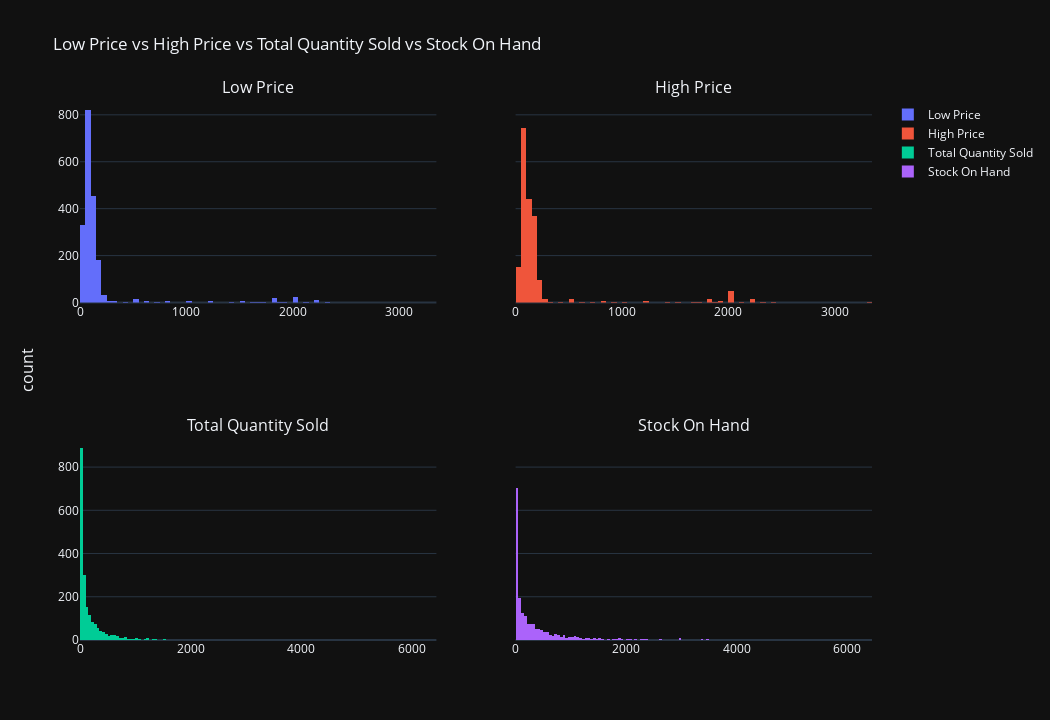

Notebook code for this chart:
### Code cell
#Make subplots for the features whose x axes has similiar ranges
fig = make_subplots(rows = 2, 
                    cols = 2, 
                    subplot_titles = ("Low Price", "High Price", "Total Quantity Sold", "Stock On Hand"), 
                    y_title = 'count', 
                   shared_yaxes = True,
                   shared_xaxes = 'rows')

#Adding 4 features into Histograms and updating the layout of the figure
fig.add_trace(go.Histogram(x = train['Low_Price'], 
                           name = 'Low Price'), 
              row = 1, 
              col = 1)

fig.add_trace(go.Histogram(x = train['High_Price'], 
                           name = 'High Price'), 
              row = 1, 
              col = 2)

fig.add_trace(go.Histogram(x = train['Total_Qty_Sold'], 
                           name = 'Total Quantity Sold'), 
              row = 2, 
              col = 1)

fig.add_trace(go.Histogram(x = train['Stock_On_Hand'], 
                           name = 'Stock On Hand'), 
              row = 2, 
              col = 2)

fig.update_layout(height = 720, 
                  width = 1050,
                  title_text = "Low Price vs High Price vs Total Quantity Sold vs Stock On Hand", 
                  template = template)

### Figure 1 — Plotly figure (JSON) as saved in the notebook; plotly's stock layout.template omitted (floating-point values rounded to 4 significant figures; data arrays with more than 128 entries replaced by an {"elided": "..."} marker saying what was removed)
{"data": [{"name": "Low Price", "type": "histogram", "x": {"elided": "1952 int values"}, "xaxis": "x", "yaxis": "y"}, {"name": "High Price", "type": "histogram", "x": {"elided": "1952 int values"}, "xaxis": "x2", "yaxis": "y2"}, {"name": "Total Quantity Sold", "type": "histogram", "x": {"elided": "1952 int values"}, "xaxis": "x3", "yaxis": "y3"}, {"name": "Stock On Hand", "type": "histogram", "x": {"elided": "1952 int values"}, "xaxis": "x4", "yaxis": "y4"}], "layout": {"annotations": [{"font": {"size": 16}, "showarrow": false, "text": "Low Price", "x": 0.225, "xanchor": "center", "xref": "paper", "y": 1, "yanchor": "bottom", "yref": "paper"}, {"font": {"size": 16}, "showarrow": false, "text": "High Price", "x": 0.775, "xanchor": "center", "xref": "paper", "y": 1, "yanchor": "bottom", "yref": "paper"}, {"font": {"size": 16}, "showarrow": false, "text": "Total Quantity Sold", "x": 0.225, "xanchor": "center", "xref": "paper", "y": 0.375, "yanchor": "bottom", "yref": "paper"}, {"font": {"size": 16}, "showarrow": false, "text": "Stock On Hand", "x": 0.775, "xanchor": "center", "xref": "paper", "y": 0.375, "yanchor": "bottom", "yref": "paper"}, {"font": {"size": 16}, "showarrow": false, "text": "count", "textangle": -90, "x": 0, "xanchor": "right", "xref": "paper", "xshift": -40, "y": 0.5, "yanchor": "middle", "yref": "paper"}], "height": 720, "title": {"text": "Low Price vs High Price vs Total Quantity Sold vs Stock On Hand"}, "width": 1050, "xaxis": {"anchor": "y", "domain": [0, 0.45]}, "xaxis2": {"anchor": "y2", "domain": [0.55, 1], "matches": "x"}, "xaxis3": {"anchor": "y3", "domain": [0, 0.45]}, "xaxis4": {"anchor": "y4", "domain": [0.55, 1], "matches": "x3"}, "yaxis": {"anchor": "x", "domain": [0.625, 1]}, "yaxis2": {"anchor": "x2", "domain": [0.625, 1], "matches": "y", "showticklabels": false}, "yaxis3": {"anchor": "x3", "domain": [0, 0.375]}, "yaxis4": {"anchor": "x4", "domain": [0, 0.375], "matches": "y3", "showticklabels": false}}}
